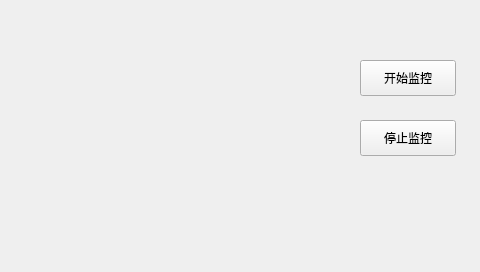
<?xml version="1.0" encoding="UTF-8"?>
<ui version="4.0">
 <class>Widget</class>
 <widget class="QWidget" name="Widget">
  <property name="geometry">
   <rect>
    <x>0</x>
    <y>0</y>
    <width>480</width>
    <height>272</height>
   </rect>
  </property>
  <property name="windowTitle">
   <string>Form</string>
  </property>
  <widget class="QPushButton" name="beginButton">
   <property name="geometry">
    <rect>
     <x>360</x>
     <y>60</y>
     <width>96</width>
     <height>36</height>
    </rect>
   </property>
   <property name="text">
    <string>开始监控</string>
   </property>
  </widget>
  <widget class="QPushButton" name="stopButton">
   <property name="geometry">
    <rect>
     <x>360</x>
     <y>120</y>
     <width>96</width>
     <height>36</height>
    </rect>
   </property>
   <property name="text">
    <string>停止监控</string>
   </property>
  </widget>
 </widget>
 <resources/>
 <connections/>
</ui>
